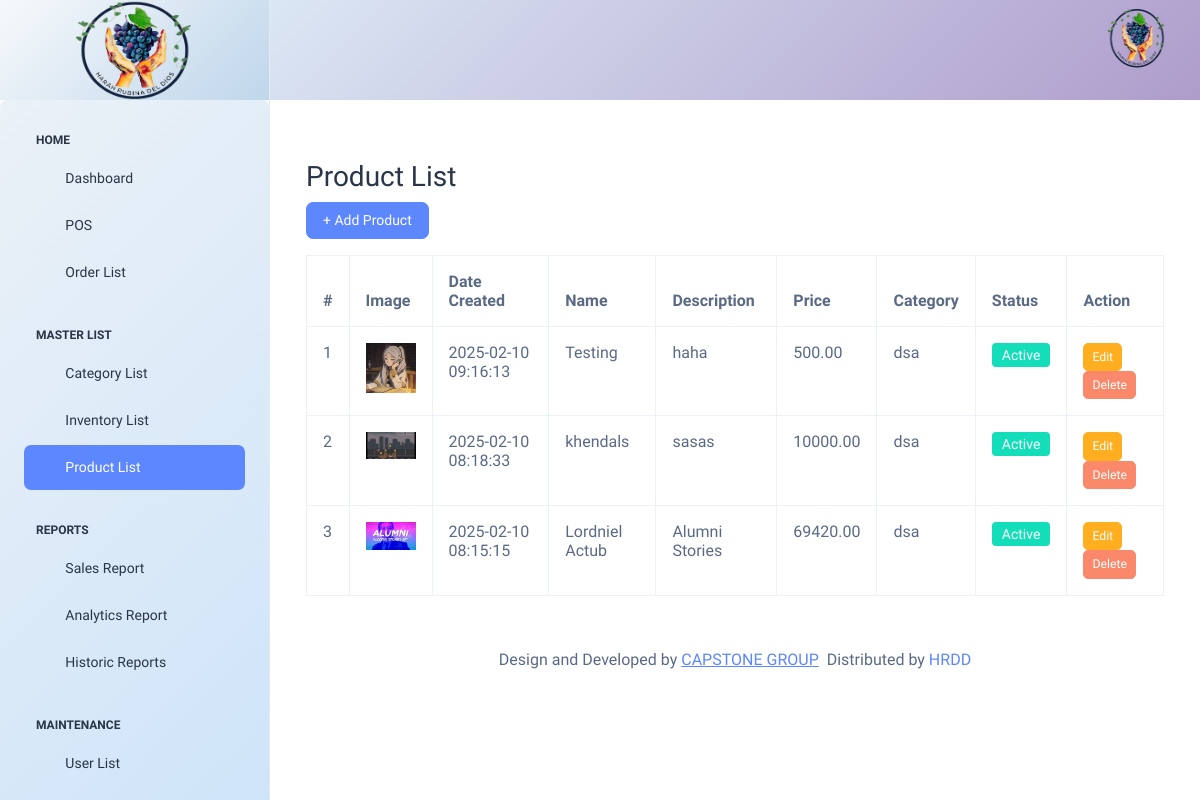
/index_admin.php?page=product_list (signed in), run on the app's committed database.
### tables this page shows
CREATE TABLE `products` (
  `id` int(11) NOT NULL,
  `name` varchar(255) NOT NULL,
  `image` varchar(255) DEFAULT NULL,
  `description` text DEFAULT NULL,
  `price` decimal(10,2) NOT NULL,
  `status` enum('Active','Inactive') DEFAULT 'Active',
  `date_created` timestamp NOT NULL DEFAULT current_timestamp(),
  `category_id` int(11) NOT NULL
);

CREATE TABLE `categories` (
  `id` int(11) NOT NULL,
  `name` varchar(255) NOT NULL,
  `description` text NOT NULL,
  `status` varchar(50) DEFAULT 'Active',
  `date_created` timestamp NOT NULL DEFAULT current_timestamp()
);

### modules/product_list.php (the view, shortened to what this page needs)
<?php
include "includes/connection.php";
function getProducts($con) {
    $sql = "SELECT products.*, categories.name AS category_name FROM products
            JOIN categories ON products.category_id = categories.id
            ORDER BY products.date_created DESC";
    return $con->query($sql);
}
?>
<br>
<br>
<div class="container mt-4">
    <h2>Product List</h2>
    <button class="btn btn-primary mb-3" data-bs-toggle="modal" data-bs-target="#addProductModal">+ Add Product</button>
    <table class="table table-bordered">
        <thead>
            <tr>
                <th>#</th>
                <th>Image</th>
                <th>Date Created</th>
                <th>Name</th>
                <th>Description</th>
                <th>Price</th>
                <th>Category</th>
                <th>Status</th>
                <th>Action</th>
            </tr>
        </thead>
        <tbody>
            <?php $products = getProducts($con); $i = 1; ?>
            <?php while ($row = $products->fetch_assoc()) : ?>
            <tr>
                <td><?= $i++; ?></td>
                <td><img src="uploads/<?= $row['image']; ?>" width="50"></td>
                <td><?= $row['date_created']; ?></td>
                <td><?= $row['name']; ?></td>
                <td><?= $row['description']; ?></td>
                <td><?= $row['price']; ?></td>
                <td><?= $row['category_name']; ?></td>
                <td><span class="badge bg-success">Active</span></td>
                <td>
                    <button class="btn btn-warning btn-sm" data-bs-toggle="modal" data-bs-target="#editProductModal<?= $row['id']; ?>">Edit</button>
                    <button class="btn btn-danger btn-sm" data-bs-toggle="modal" data-bs-target="#deleteProductModal<?= $row['id']; ?>">Delete</button>
                </td>
            </tr>
            <?php endwhile; ?>
        </tbody>
    </table>
</div>

### index_admin.php (style rules this page uses)
body { font-family: ; font-size: 17px; }

### data on the page
products: image (picture), date_created "2025-02-10 09:16:13", name "Testing", description "haha", price "500.00", category.name "dsa"
products: image (picture), date_created "2025-02-10 08:18:33", name "khendals", description "sasas", price "10000.00", category.name "dsa"
products: image (placeholder picture), date_created "2025-02-10 08:15:15", name "Lordniel Actub", description "Alumni Stories", price "69420.00", category.name "dsa"
